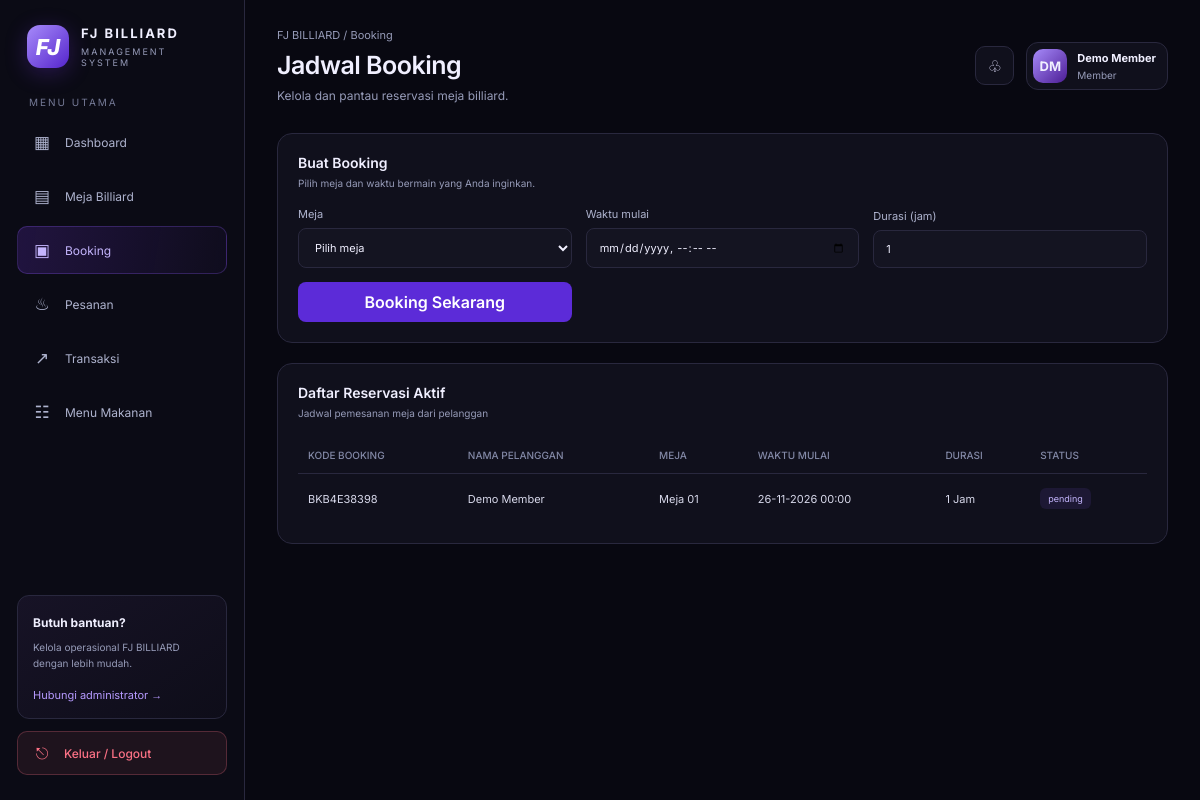
/booking (signed in), run on the app's committed database.
### tables this page shows
CREATE TABLE bookings (
            id INTEGER PRIMARY KEY AUTOINCREMENT,
            booking_code TEXT NOT NULL UNIQUE,
            customer_id INTEGER NOT NULL,
            table_id INTEGER NOT NULL,
            start_at TEXT NOT NULL,
            end_at TEXT NOT NULL,
            status TEXT NOT NULL DEFAULT 'pending'
                CHECK (status IN (
                    'pending', 'confirmed', 'cancelled',
                    'expired', 'completed'
                )),
            created_at TEXT DEFAULT CURRENT_TIMESTAMP,
            CHECK (end_at > start_at),
            FOREIGN KEY (customer_id) REFERENCES users(id),
            FOREIGN KEY (table_id) REFERENCES billiard_tables(id)
        );

CREATE TABLE users (
            id INTEGER PRIMARY KEY AUTOINCREMENT,
            full_name TEXT NOT NULL,
            email TEXT NOT NULL UNIQUE COLLATE NOCASE,
            password_hash TEXT NOT NULL,
            role TEXT NOT NULL DEFAULT 'member'
                CHECK (role IN ('member', 'owner', 'staff', 'kitchen')),
            email_verified INTEGER NOT NULL DEFAULT 0
                CHECK (email_verified IN (0, 1)),
            is_active INTEGER NOT NULL DEFAULT 1
                CHECK (is_active IN (0, 1)),
            created_at TEXT DEFAULT CURRENT_TIMESTAMP
        );

CREATE TABLE billiard_tables (
            id INTEGER PRIMARY KEY AUTOINCREMENT,
            table_number TEXT NOT NULL UNIQUE,
            is_active INTEGER NOT NULL DEFAULT 1
                CHECK (is_active IN (0, 1))
        );

### main.py (the view, shortened to what this page needs)
@app.route('/booking', methods=["GET", "POST"])
@login_required
def booking_page():
    conn = get_db()
    try:
        tables = conn.execute(
            """
            SELECT id, table_number
            FROM billiard_tables
            WHERE is_active = 1
            ORDER BY table_number
            """
        ).fetchall()
        booking_rows = conn.execute(
            """
            SELECT b.booking_code, u.full_name AS customer_name,
                   t.table_number, b.start_at, b.end_at, b.status
            FROM bookings b
            JOIN users u ON u.id = b.customer_id
            JOIN billiard_tables t ON t.id = b.table_id
            WHERE b.status IN ('pending', 'confirmed')
            ORDER BY b.start_at
            """
        ).fetchall()
        bookings = []
        for booking in booking_rows:
            item = dict(booking)
            start = datetime.fromisoformat(item["start_at"])
            end = datetime.fromisoformat(item["end_at"])
            item["start_time"] = start.strftime("%d-%m-%Y %H:%M")
            item["duration"] = int((end - start).total_seconds() // 3600)
            bookings.append(item)
    finally:
        conn.close()
    return render_template(
        'booking.html',
        nama=session.get("full_name", "Pengguna"),
        role=session.get("role", "member"),
        bookings=bookings,
        tables=tables
    )

### main.py (called while the page is built)
def get_db():
    conn = sqlite3.connect(DB_PATH)
    conn.row_factory = sqlite3.Row
    return conn

def login_required(view):
    @wraps(view)
    def wrapped(*args, **kwargs):
        if "user_id" not in session:
            return redirect(url_for("login"))
        return view(*args, **kwargs)
    return wrapped

### templates/booking.html (shortened to what this page needs)
<!DOCTYPE html>
<html lang="id">
<head>
</head>
<body data-user-name="{{ nama }}" data-user-role="{{ role }}">
    <div class="layout">
        <aside class="sidebar">
            <div class="brand">
                <div class="brand-icon">FJ</div>
                <div><strong>FJ BILLIARD</strong><small>MANAGEMENT SYSTEM</small></div>
            </div>
            <div>
                <div class="nav-label">MENU UTAMA</div>
                <nav class="nav" aria-label="Navigasi utama">
                    <a href="/dashboard"><button><span class="nav-icon">▦</span>Dashboard</button></a>
                    <a href="/meja"><button><span class="nav-icon">▤</span>Meja Billiard</button></a>
                    <a href="/booking"><button class="active"><span class="nav-icon">▣</span>Booking</button></a>
                    <a href="/pesanan"><button><span class="nav-icon">♨</span>Pesanan</button></a>
                    <a href="/transaksi"><button><span class="nav-icon">↗</span>Transaksi</button></a>
                    <a href="/menu"><button><span class="nav-icon">☷</span>Menu Makanan</button></a>
                </nav>
            </div>
            <div class="side-bottom">
                <div class="help-card">
                    <strong>Butuh bantuan?</strong>
                    <p>Kelola operasional FJ BILLIARD dengan lebih mudah.</p>
                    <a href="#" id="helpLink">Hubungi administrator →</a>
                </div>
                <form action="/logout" method="POST" class="logout-form">
                    <button type="submit" class="btn-logout">
                        <span class="nav-icon">⎋</span>
                        <span>Keluar / Logout</span>
                    </button>
                </form>
            </div>
        </aside>
        <main class="main">
            <header class="topbar">
                <div>
                    <div class="crumb">FJ BILLIARD / <span class="accent">Booking</span></div>
                    <h1>Jadwal Booking</h1>
                    <p class="welcome">Kelola dan pantau reservasi meja billiard.</p>
                </div>
                <div class="top-actions">
                    <button class="icon-btn" id="notificationButton" title="Notifikasi">♧</button>
                    <div class="profile">
                        <div class="avatar" id="avatar">PG</div>
                        <div><strong id="profileName">{{ nama }}</strong><small id="profileRole">{{ role | capitalize
                                }}</small></div>
                    </div>
                </div>
            </header>
            <section class="panel" style="margin-bottom: 20px;">
                <div class="panel-head">
                    <div>
                        <h2>Buat Booking</h2>
                        <p>Pilih meja dan waktu bermain yang Anda inginkan.</p>
                    </div>
                </div>
                <form class="booking-form" action="{{ url_for('booking_page') }}" method="POST">
                    <label for="table_id">
                        Meja
                        <select id="table_id" name="table_id" required>
                            <option value="">Pilih meja</option>
                        </select>
                    </label>
                    <label for="start_at">
                        Waktu mulai
                        <input id="start_at" name="start_at" type="datetime-local" required>
                    </label>
                    <label for="duration">
                        Durasi (jam)
                        <input id="duration" name="duration" type="number" min="1" step="1" value="1" required>
                    </label>
                    <button type="submit" {% if not tables %}disabled{% endif %}>Booking Sekarang</button>
                </form>
            </section>
            <section class="panel">
                <div class="panel-head">
                    <div>
                        <h2>Daftar Reservasi Aktif</h2>
                        <p>Jadwal pemesanan meja dari pelanggan</p>
                    </div>
                </div>
                <div class="table-wrap">
                    <table>
                        <thead>
                            <tr>
                                <th>KODE BOOKING</th>
                                <th>NAMA PELANGGAN</th>
                                <th>MEJA</th>
                                <th>WAKTU MULAI</th>
                                <th>DURASI</th>
                                <th>STATUS</th>
                            </tr>
                        </thead>
                        <tbody>
                            {% if bookings %}
                            {% for b in bookings %}
                            <tr>
                                <td>{{ b['booking_code'] }}</td>
                                <td>{{ b['customer_name'] }}</td>
                                <td>Meja {{ b['table_number'] }}</td>
                                <td>{{ b['start_time'] }}</td>
                                <td>{{ b['duration'] }} Jam</td>
                                <td><span class="badge">{{ b['status'] }}</span></td>
                            </tr>
                            {% endfor %}
                            {% else %}
                            <tr>
                                <td colspan="6">
                                    <p class="empty-note">Belum ada jadwal booking yang tercatat saat ini.</p>
                                </td>
                            </tr>
                            {% endif %}
                        </tbody>
                    </table>
                </div>
            </section>
        </main>
    </div>
</body>
</html>

### data on the page
bookings: booking_code "BKB4E38398", customer_name "Demo Member", table_number "01", start_time "26-11-2026 00:00", duration "1", status "pending"
